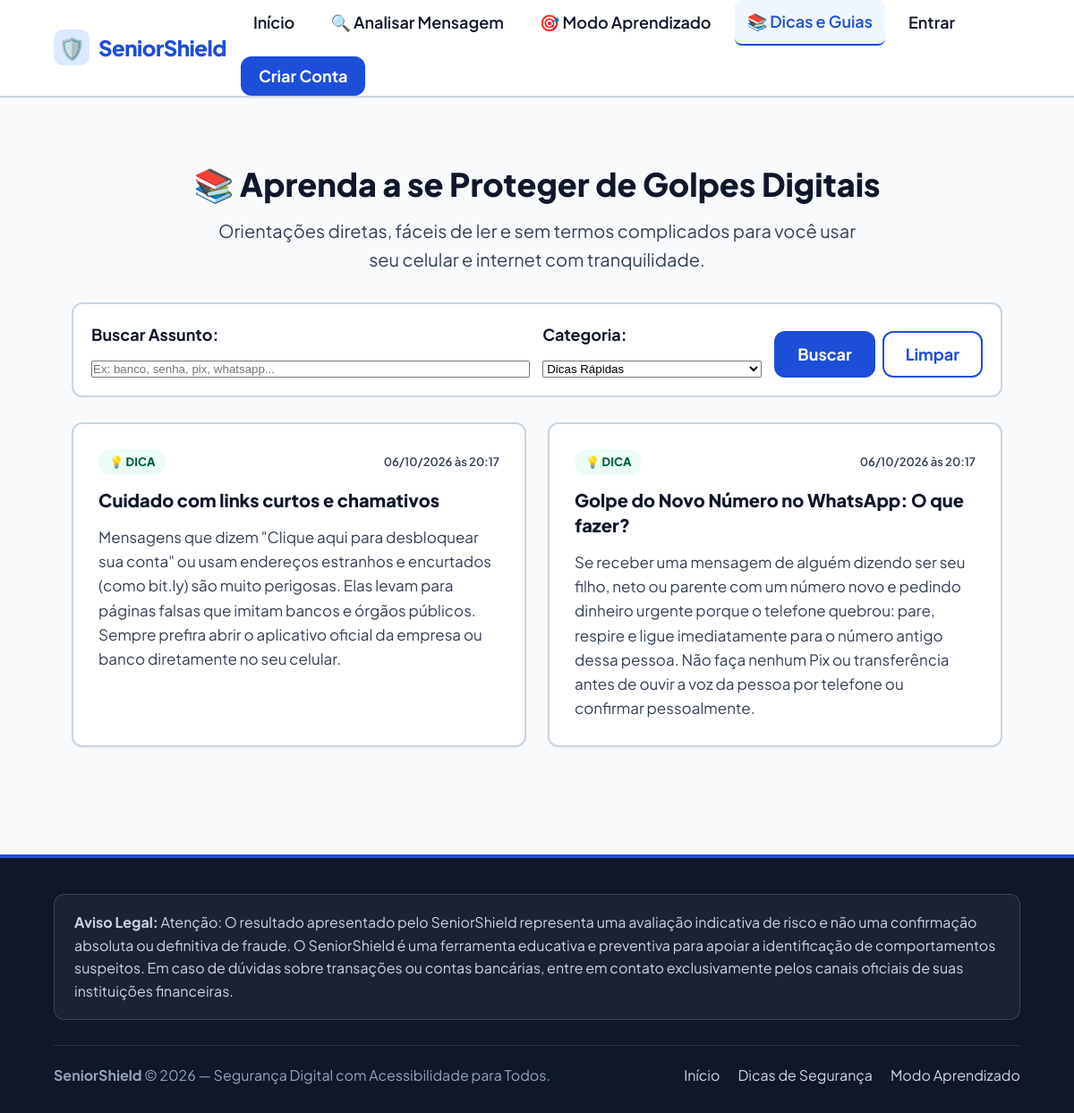
/conteudos.php?tipo=dica, run on the app's committed database.
### tables this page shows
CREATE TABLE IF NOT EXISTS `CONTEUDOS` (
  `id_conteudo` INT AUTO_INCREMENT,
  `titulo` VARCHAR(200) NOT NULL,
  `texto` TEXT NOT NULL,
  `tipo` VARCHAR(50) NOT NULL DEFAULT 'artigo',
  `ativo` TINYINT(1) NOT NULL DEFAULT 1,
  `data_cadastro` DATETIME NOT NULL DEFAULT CURRENT_TIMESTAMP,
  PRIMARY KEY (`id_conteudo`)
);

### src/Helpers/utils.php (called while the page is built, shortened)
<?php
function e(?string $string): string {
    return htmlspecialchars((string)$string, ENT_QUOTES, 'UTF-8');
}
function url(string $path = ''): string {
    $path = ltrim($path, '/');
    return BASE_URL . ($path !== '' ? '/' . $path : '');
}
function format_datetime_br(?string $datetime): string {
    $timestamp = strtotime($datetime);
    return date('d/m/Y \à\s H:i', $timestamp);
}

### src/Services/EducationService.php (called while the page is built, shortened)
<?php
require_once __DIR__ . '/../../config/database.php';
require_once __DIR__ . '/../Helpers/utils.php';
class EducationService {
    private PDO $pdo;
    public function __construct(?PDO $pdo = null) {
        $this->pdo = $pdo ?? getDbConnection();
    }
    public function listarConteudos(?bool $somenteAtivos = true, string $tipo = '', string $busca = ''): array {
        $sql = 'SELECT id_conteudo, titulo, texto, tipo, ativo, data_cadastro
                FROM CONTEUDOS
                WHERE 1 = 1';
        $params = [];
        if ($somenteAtivos !== null) {
            $sql .= ' AND ativo = :ativo';
            $params[':ativo'] = $somenteAtivos ? 1 : 0;
        }
        if ($tipo !== '') {
            $sql .= ' AND tipo = :tipo';
            $params[':tipo'] = $tipo;
        }
        $busca = trim($busca);
        $sql .= ' ORDER BY ativo DESC, data_cadastro DESC, id_conteudo DESC';
        try {
            $stmt = $this->pdo->prepare($sql);
            $stmt->execute($params);
            $conteudos = $stmt->fetchAll(PDO::FETCH_ASSOC);
            foreach ($conteudos as &$c) {
                $c['data_formatada'] = format_datetime_br($c['data_cadastro']);
            }
            return $conteudos;
        } catch (PDOException $e) {
            error_log('EducationService::listarConteudos erro: ' . $e->getMessage());
            return [];
        }
    }
}

### config/database.php (called while the page is built, shortened)
<?php
function getDbConnection(): PDO {
    $dsn = sprintf(
        'mysql:host=%s;port=%s;dbname=%s;charset=%s',
        DB_HOST,
        DB_PORT,
        DB_NAME,
        DB_CHARSET
    );
    $options = [
        PDO::ATTR_ERRMODE            => PDO::ERRMODE_EXCEPTION,
        PDO::ATTR_DEFAULT_FETCH_MODE => PDO::FETCH_ASSOC,
        PDO::ATTR_EMULATE_PREPARES   => false,
        PDO::MYSQL_ATTR_INIT_COMMAND => 'SET NAMES ' . DB_CHARSET
    ];
    try {
        $pdoInstance = new PDO($dsn, DB_USER, DB_PASS, $options);
        return $pdoInstance;
    } catch (PDOException $e) {
        error_log('SeniorShield Database Connection Error: ' . $e->getMessage());
        if (defined('APP_ENV') && APP_ENV === 'development') {
            $msg = 'Erro ao conectar ao banco de dados: verifique se o MySQL no XAMPP está iniciado e se a base "' . htmlspecialchars(DB_NAME) . '" foi criada.';
        } else {
            $msg = 'O serviço de banco de dados está temporariamente indisponível. Por favor, tente novamente mais tarde.';
        }
        throw new Exception($msg, (int)$e->getCode());
    }
}

### conteudos.php (the view, shortened to what this page needs)
<?php
require_once __DIR__ . '/src/Helpers/utils.php';
require_once __DIR__ . '/src/Services/EducationService.php';
$educationService = new EducationService();
$filtroTipo = (string)($_GET['tipo'] ?? '');
$busca = (string)($_GET['busca'] ?? '');
$conteudos = $educationService->listarConteudos(true, $filtroTipo, $busca);
require_once __DIR__ . '/includes/header.php';
?>
<div class="container" style="margin-top: 32px; margin-bottom: 60px;">
  <header style="margin-bottom: 32px; text-align: center;">
    <h1 style="font-size: var(--font-size-3xl); font-weight: 800; color: var(--text-main); margin-bottom: 8px;">
      <span aria-hidden="true">📚</span>
      Aprenda a se Proteger de Golpes Digitais
    </h1>
    <p style="font-size: var(--font-size-lg); color: var(--text-muted); max-width: 720px; margin: 0 auto;">
      Orientações diretas, fáceis de ler e sem termos complicados para você usar seu celular e internet com tranquilidade.
    </p>
  </header>
  <div style="background: var(--surface-color); border: 2px solid var(--border-color); border-radius: var(--radius-md); padding: 20px; margin-bottom: 28px;">
    <form method="GET" action="<?= url('conteudos.php') ?>" class="filter-form" style="margin: 0;">
      <div class="filter-group" style="flex: 2;">
        <label for="busca" class="form-label">Buscar Assunto:</label>
        <input
          type="text"
          name="busca"
          id="busca"
          class="form-control"
          placeholder="Ex: banco, senha, pix, whatsapp..."
          value="<?= e($busca) ?>">
      </div>
      <div class="filter-group" style="flex: 1;">
        <label for="tipo" class="form-label">Categoria:</label>
        <select name="tipo" id="tipo" class="form-control">
          <option value="dica" <?= $filtroTipo === 'dica' ? 'selected' : '' ?>>Dicas Rápidas</option>
        </select>
      </div>
      <div class="filter-group-action" style="align-self: flex-end; display: flex; gap: 8px;">
        <button type="submit" class="btn btn-primary">Buscar</button>
        <?php if ($busca !== '' || $filtroTipo !== ''): ?>
          <a href="<?= url('conteudos.php') ?>" class="btn btn-outline">Limpar</a>
        <?php endif; ?>
      </div>
    </form>
  </div>
  <?php if (!empty($conteudos)): ?>
    <section class="edu-grid" aria-label="Lista de conteúdos educativos">
      <?php foreach ($conteudos as $artigo): ?>
        <article class="edu-card">
          <div class="edu-card-top">
            <span class="edu-badge-<?= e($artigo['tipo']) ?>">
              <?php
                switch ($artigo['tipo']) {
                    default: echo '💡 Dica'; break;
                }
              ?>
            </span>
            <span style="font-size: 0.8125rem; color: var(--text-muted); font-weight: 600;">
              <?= e($artigo['data_formatada']) ?>
            </span>
          </div>
          <h2 class="edu-card-title">
            <?= e($artigo['titulo']) ?>
          </h2>
          <div class="edu-card-text">
            <?= nl2br(e($artigo['texto'])) ?>
          </div>
        </article>
      <?php endforeach; ?>
    </section>
  <?php endif; ?>
</div>
<?php require_once __DIR__ . '/includes/footer.php'; ?>

### assets/css/style.css (style rules this page uses)
:root { --font-family: 'Plus Jakarta Sans', system-ui, -apple-system, BlinkMacSystemFont, 'Segoe UI', Roboto, sans-serif; --bg-color: #f8fafc; --surface-color: #ffffff; --surface-alt: #f1f5f9; --text-main: #0f172a; --text-muted: #334155; --border-color: #cbd5e1; --border-focus: #1d4ed8; --primary: #1d4ed8; --primary-hover: #1e40af; --primary-text: #ffffff; --secondary: #0f766e; --secondary-hover: #115e59; --secondary-text: #ffffff; --risk-low: #15803d; --risk-low-bg: #f0fdf4; --risk-attention: #b45309; --risk-attention-bg: #fffbeb; --risk-suspect: #c2410c; --risk-suspect-bg: #fff7ed; --risk-high: #dc2626; --risk-high-bg: #fef2f2; --risk-critical: #991b1b; --risk-critical-bg: #fef2f2; --font-size-base: 1.125rem; --font-size-sm: 1rem; --font-size-lg: 1.25rem; --font-size-xl: 1.5rem; --font-size-2xl: 1.875rem; --font-size-3xl: 2.25rem; --line-height-base: 1.6; --btn-min-height: 52px; --radius-sm: 8px; --radius-md: 12px; --radius-lg: 16px; --shadow-sm: 0 1px 2px rgba(0, 0, 0, 0.05); --shadow-md: 0 4px 6px -1px rgba(0, 0, 0, 0.08), 0 2px 4px -2px rgba(0, 0, 0, 0.04); --shadow-lg: 0 10px 15px -3px rgba(0, 0, 0, 0.08); }
*, *::before, *::after { box-sizing: border-box; margin: 0; padding: 0; }
html { font-size: 100%; scroll-behavior: smooth; }
body { font-family: var(--font-family); font-size: var(--font-size-base); line-height: var(--line-height-base); color: var(--text-main); background-color: var(--bg-color); min-height: 100vh; display: flex; flex-direction: column; }
.container { width: 100%; max-width: 1120px; margin-left: auto; margin-right: auto; padding-left: 20px; padding-right: 20px; }
.btn { display: inline-flex; align-items: center; justify-content: center; gap: 10px; min-height: var(--btn-min-height); padding: 12px 24px; font-family: inherit; font-size: var(--font-size-base); font-weight: 700; text-decoration: none; border-radius: var(--radius-md); border: 2px solid transparent; cursor: pointer; transition: transform 0.1s ease, background-color 0.15s ease, border-color 0.15s ease; line-height: 1; }
.btn-primary { background-color: var(--primary); color: var(--primary-text); }
.btn-outline { background-color: transparent; color: var(--primary); border-color: var(--primary); }
.form-label { display: block; font-size: var(--font-size-base); font-weight: 700; color: var(--text-main); margin-bottom: 8px; }
.filter-form { display: flex; align-items: flex-end; gap: 14px; flex-wrap: wrap; }
.filter-group { display: flex; flex-direction: column; gap: 6px; flex: 1; min-width: 200px; }
.filter-group-action { display: flex; gap: 10px; flex-shrink: 0; margin-top: auto; }
.edu-grid { display: grid; grid-template-columns: repeat(auto-fit, minmax(320px, 1fr)); gap: 24px; margin-top: 28px; }
.edu-card { background: var(--surface-color); border: 2px solid var(--border-color); border-radius: var(--radius-md); padding: 28px; display: flex; flex-direction: column; gap: 14px; box-shadow: var(--shadow-sm); transition: transform 0.2s ease, box-shadow 0.2s ease; }
.edu-card-top { display: flex; justify-content: space-between; align-items: center; gap: 12px; }
.edu-badge-dica { background: #ecfdf5; color: #065f46; padding: 4px 12px; border-radius: 999px; font-size: 0.8125rem; font-weight: 800; text-transform: uppercase; }
.edu-card-title { font-size: 1.25rem; font-weight: 800; color: var(--text-main); line-height: 1.4; }
.edu-card-text { font-size: 1.0625rem; line-height: 1.6; color: var(--text-muted); flex: 1; }

### data on the page
conteudos: tipo "💡 DICA", data_formatada "06/10/2026 às 20:17", titulo "Cuidado com links curtos e chamativos", texto "Mensagens que dizem \"Clique aqui para desbloquear sua conta\" ou usam endereços estranhos e encurtados (como bit.ly) são muito perigosas. Elas levam para páginas falsas que imitam bancos e órgãos públicos. Sempre prefira abrir o aplicativo oficial da empresa ou banco diretamente no seu celular."
conteudos: tipo "💡 DICA", data_formatada "06/10/2026 às 20:17", titulo "Golpe do Novo Número no WhatsApp: O que fazer?", texto "Se receber uma mensagem de alguém dizendo ser seu filho, neto ou parente com um número novo e pedindo dinheiro urgente porque o telefone quebrou: pare, respire e ligue imediatamente para o número antigo dessa pessoa. Não faça nenhum Pix ou transferência antes de ouvir a voz da pessoa por telefone ou confirmar pessoalmente."

### other printed values
APP_NAME "SeniorShield"
ISD_DISCLAIMER_AVALIACAO "Atenção: O resultado apresentado pelo SeniorShield representa uma avaliação indicativa de risco e não uma confirmação absoluta ou definitiva de fraude."
